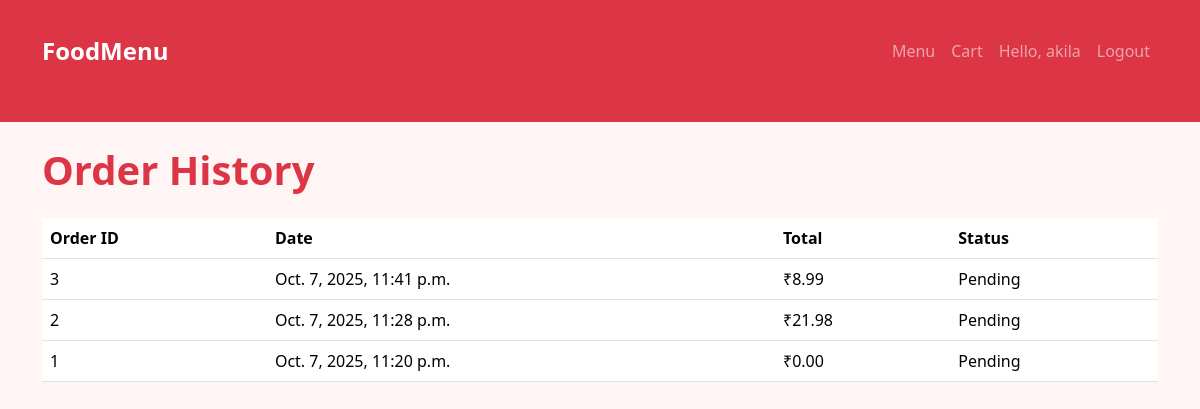
Screenshot of /orders/ (signed in) with the database file from the repository.
### menu/models.py (models this page shows, shortened)
class Order(models.Model):
    STATUS_CHOICES = [('P','Pending'), ('C','Completed')]
    user = models.ForeignKey(User, on_delete=models.CASCADE, null=True, blank=True)
    created_at = models.DateTimeField(auto_now_add=True)
    status = models.CharField(max_length=1, choices=STATUS_CHOICES, default='P')
    total_price = models.DecimalField(max_digits=8, decimal_places=2, default=0)

### menu/views.py (the view)
# urls.py: path('orders/', views.order_history, name='order-history'),
@login_required
def order_history(request):
    orders = Order.objects.filter(user=request.user).order_by('-created_at')
    return render(request, 'menu/order_history.html', {'orders': orders})

### menu/templates/menu/order_history.html
{% extends 'menu/base.html' %}
{% block content %}
<h1 class="text-danger mb-4">Order History</h1>
{% if orders %}
<table class="table table-hover">
  <thead>
    <tr>
      <th>Order ID</th>
      <th>Date</th>
      <th>Total</th>
      <th>Status</th>
    </tr>
  </thead>
  <tbody>
    {% for order in orders %}
    <tr>
      <td>{{ order.id }}</td>
      <td>{{ order.created_at }}</td>
      <td>₹{{ order.total_price }}</td>
      <td>{{ order.get_status_display }}</td>
    </tr>
    {% endfor %}
  </tbody>
</table>
{% else %}
<p>You have not placed any orders yet.</p>
{% endif %}
{% endblock %}

### menu/templates/menu/base.html (shortened to what this page needs)
{% load static %}
<!DOCTYPE html>
<html lang="en">
<head>
  <link href="https://cdn.jsdelivr.net/npm/bootstrap@5.3.2/dist/css/bootstrap.min.css" rel="stylesheet">
  <link rel="stylesheet" href="{% static 'menu/css/style.css' %}">
</head>
<body>
<nav class="navbar navbar-expand-lg navbar-dark bg-danger">
  <div class="container">
    <a class="navbar-brand" href="{% url 'menu' %}">FoodMenu</a>
    <div class="collapse navbar-collapse" id="navbarNav">
      <ul class="navbar-nav ms-auto">
        <li class="nav-item"><a class="nav-link" href="{% url 'menu' %}">Menu</a></li>
        <li class="nav-item"><a class="nav-link" href="{% url 'cart' %}">Cart</a></li>
        {% if user.is_authenticated %}
          <li class="nav-item"><span class="nav-link">Hello, {{ user.username }}</span></li>
          <li class="nav-item">
            <form method="post" action="{% url 'logout' %}" class="d-inline">
              <button type="submit" class="btn btn-link nav-link" style="padding:10;">Logout</button>
            </form>
          </li>
        {% else %}
          <li class="nav-item"><a class="nav-link" href="{% url 'login' %}">Login</a></li>
          <li class="nav-item"><a class="nav-link" href="{% url 'register' %}">Register</a></li>
        {% endif %}
      </ul>
    </div>
  </div>
</nav>
<div class="container mt-4">
  {% block content %}{% endblock %}
</div>
</body>
</html>

### menu/static/menu/css/style.css (style rules this page uses)
body { background-color: #fff5f5; font-family: 'Segoe UI', Tahoma, Geneva, Verdana, sans-serif; }
.container { margin-top: 20px; margin-bottom: 40px; }
.navbar-brand { font-weight: bold; font-size: 1.5rem; }
.nav-link { font-weight: 500; transition: color 0.2s; }
h1, h2 { font-weight: bold; color: #dc3545; }

### rows the page displays
Order: id "3", created_at "Oct. 7, 2025, 11:41 p.m.", total_price "8.99", status "Pending"
Order: id "2", created_at "Oct. 7, 2025, 11:28 p.m.", total_price "21.98", status "Pending"
Order: id "1", created_at "Oct. 7, 2025, 11:20 p.m.", total_price "0.00", status "Pending"

### other values shown
{{ user.username }} "akila"
